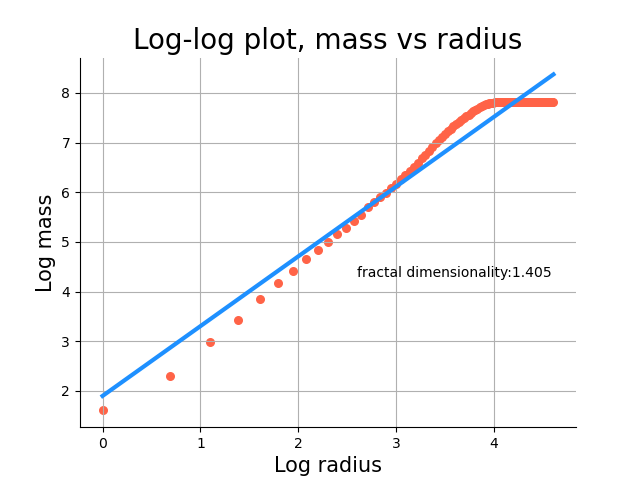

Write the Python code that produced this figure.
"""
TODO: implement a cluster with a fractal dimensionality of 1.99 and 1.65 and plot logr vs logm of the eden and dla clusters respectively (1.99 for eden and 1.65 for dla).

"""
import numpy as np
import matplotlib.pyplot as plt
def initialize_grid(size):
    return np.zeros((size, size), dtype=int)
def is_valid_position(position, grid):
    x, y = position
    return 0 <= x < grid.shape[0] and 0 <= y < grid.shape[1]
def random_walk(position, grid):
    while True:
        move = np.random.choice(['up', 'down', 'left', 'right'])
        
        if move == 'up':
            new_position = (position[0] - 1, position[1])
        elif move == 'down':
            new_position = (position[0] + 1, position[1])
        elif move == 'left':
            new_position = (position[0], position[1] - 1)
        elif move == 'right':
            new_position = (position[0], position[1] + 1)

        if is_valid_position(new_position, grid):
            return new_position
def get_perimeter_points(cluster):
    perimeter_points = []
    for x in range(cluster.shape[0]):
        for y in range(cluster.shape[1]):
            if cluster[x, y] == 1:
                for i in [-1, 0, 1]:
                    for j in [-1, 0, 1]:
                        if (i != 0 or j != 0) and is_valid_position((x+i, y+j), cluster):
                            if cluster[x+i, y+j] == 0:
                                perimeter_points.append((x+i, y+j))
    return perimeter_points
def add_particle(grid):
    perimeter_points = get_perimeter_points(grid)

    if perimeter_points:
        # Select a random particle outside the perimeter_points
        random_particle = tuple(np.random.choice(grid.shape[0], size=2))
        
        while random_particle not in perimeter_points:
            # Until the particle touches a point in the perimeter_points, have it perform a random walk.
            random_particle = random_walk(random_particle, grid)
        
        # Take this perimeter point and make grid[point] = 1
        grid[random_particle] = 1
        print("added another point: ",random_particle) # small progress tracker    
def dla_cluster_growth(size, target_size):
    grid = initialize_grid(size)
    center = size // 2
    grid[center, center] = 1  # Seed at the origin
    r_vs_m = []
    current_size = 1

    while current_size < target_size:
       add_particle(grid)
       current_size = np.sum(grid)
       print("grid size is now: ", current_size)  # small progress tracker

    return grid
def calculate_radius_vs_mass(grid, size_of_grid, r_stops, grid_center):
    def get_cluster_mass_within_radius(grid, center, radius):
        mass = 0
        for x in range(grid.shape[0]):
            for y in range(grid.shape[1]):
                if grid[x, y] == 1:
                    distance = np.linalg.norm(np.array([x, y]) - np.array(center))
                    if distance <= radius:
                        mass += 1
        return mass

    radius_vs_mass = []

    for i in range(1, r_stops + 1):
        radius = i *  size_of_grid / r_stops
        mass_within_radius = get_cluster_mass_within_radius(grid, grid_center, radius)
        radius_vs_mass.append((radius, mass_within_radius))

    return radius_vs_mass

# modify these points to get a bigger/smaller grid
size_of_grid = 100
target_dla_size = 2500
#leave this generation code if you need it, but i used the data file to save time. 
dla_resulting_table = dla_cluster_growth(size_of_grid, target_dla_size)
#save the grid so you dont have to regenerate it each time. 
np.save("dla_resulting_table.npz", dla_resulting_table) 
#prepare for the r vs m table
grid_center = (size_of_grid // 2, size_of_grid // 2)
cluster_size = target_dla_size
num_points = target_dla_size
r_stops = 100
# make the table
radius_vs_mass_table = calculate_radius_vs_mass(np.array(dla_resulting_table),size_of_grid, r_stops, grid_center)
radius, mass = zip(*radius_vs_mass_table)

#Find Log of all the arrays
logRadius=np.log(radius)
logMass=np.log(mass)

#Fit a log function using numpy polyfit
fitLog=np.polyfit(logRadius, logMass,1)
fitLogFunc=np.poly1d(fitLog)

#print out the results
print("Parameters for the log fit: slope = ",fitLog[0],"shift: ",fitLog[1])
print("Parameters from the log fit: form is e^",fitLog[1],"*r^",fitLog[0])
num=str(np.round(fitLog[0],3))

#plot the log function
fig=plt.subplot()
plt.scatter(logRadius,logMass, color='tomato', edgecolors='tomato', s=30)
plt.plot(logRadius, fitLogFunc(logRadius),color='dodgerblue', lw=3)
plt.title("Log-log plot, mass vs radius",fontsize=20)
plt.xlabel("Log radius",fontsize=15)
plt.ylabel("Log mass",fontsize=15)
plt.grid(True)
fig.text(2.6,4.3,'fractal dimensionality:'+num)
fig.spines["top"].set_visible(False)  
fig.spines["right"].set_visible(False)  
plt.savefig('fractalDimensionalityDLA.png')
plt.show()